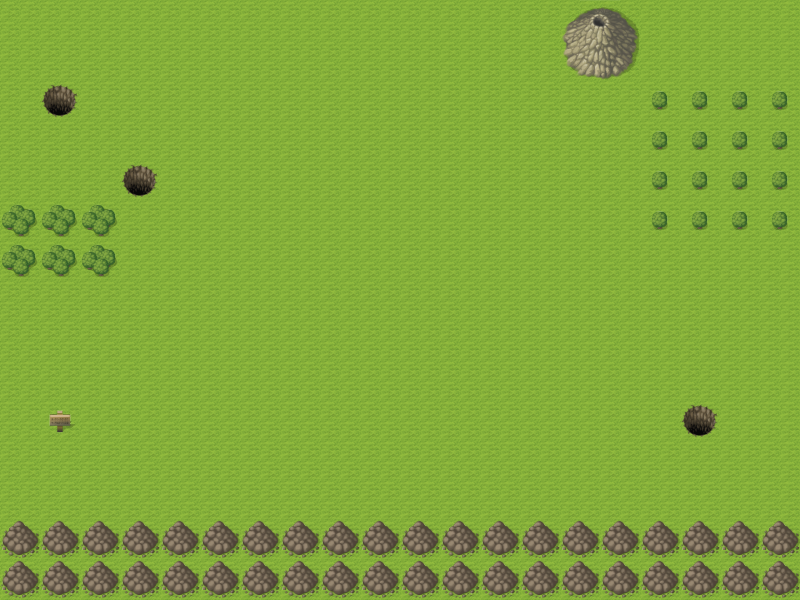

Below is a game level as drawn by its tile map, then a one-line description and the .tmx file that defines it, in full:
An orthogonal 20x15 tile map with 40x40 px tiles, 2 tile layers (_1, _2).

<map version="1.2" tiledversion="1.3.1" orientation="orthogonal" renderorder="right-down" compressionlevel="-1" width="20" height="15" tilewidth="40" tileheight="40" infinite="0" nextlayerid="3" nextobjectid="1">
 <tileset firstgid="1" source="pipo-map001.tsx" />
 <layer id="1" name="_1" width="20" height="15">
  <data encoding="csv">
1,1,1,1,1,1,1,1,1,1,1,1,1,1,1,1,1,1,1,1,
1,1,1,1,1,1,1,1,1,1,1,1,1,1,1,1,1,1,1,1,
1,1,1,1,1,1,1,1,1,1,1,1,1,1,1,1,1,1,1,1,
1,1,1,1,1,1,1,1,1,1,1,1,1,1,1,1,1,1,1,1,
1,1,1,1,1,1,1,1,1,1,1,1,1,1,1,1,1,1,1,1,
1,1,1,1,1,1,1,1,1,1,1,1,1,1,1,1,1,1,1,1,
1,1,1,1,1,1,1,1,1,1,1,1,1,1,1,1,1,1,1,1,
1,1,1,1,1,1,1,1,1,1,1,1,1,1,1,1,1,1,1,1,
1,1,1,1,1,1,1,1,1,1,1,1,1,1,1,1,1,1,1,1,
1,1,1,1,1,1,1,1,1,1,1,1,1,1,1,1,1,1,1,1,
1,1,1,1,1,1,1,1,1,1,1,1,1,1,1,1,1,1,1,1,
1,1,1,1,1,1,1,1,1,1,1,1,1,1,1,1,1,1,1,1,
1,1,1,1,1,1,1,1,1,1,1,1,1,1,1,1,1,1,1,1,
1,1,1,1,1,1,1,1,1,1,1,1,1,1,1,1,1,1,1,1,
1,1,1,1,1,1,1,1,1,1,1,1,1,1,1,1,1,1,1,1
</data>
 </layer>
 <layer id="2" name="_2" width="20" height="15">
  <data encoding="csv">
0,0,0,0,0,0,0,0,0,0,0,0,0,0,37,38,0,0,0,0,
0,0,0,0,0,0,0,0,0,0,0,0,0,0,45,46,0,0,0,0,
0,14,0,0,0,0,0,0,0,0,0,0,0,0,0,0,9,9,9,9,
0,0,0,0,0,0,0,0,0,0,0,0,0,0,0,0,9,9,9,9,
0,0,0,14,0,0,0,0,0,0,0,0,0,0,0,0,9,9,9,9,
10,10,10,0,0,0,0,0,0,0,0,0,0,0,0,0,9,9,9,9,
10,10,10,0,0,0,0,0,0,0,0,0,0,0,0,0,0,0,0,0,
0,0,0,0,0,0,0,0,0,0,0,0,0,0,0,0,0,0,0,0,
0,0,0,0,0,0,0,0,0,0,0,0,0,0,0,0,0,0,0,0,
0,0,0,0,0,0,0,0,0,0,0,0,0,0,0,0,0,0,0,0,
0,29,0,0,0,0,0,0,0,0,0,0,0,0,0,0,0,14,0,0,
0,0,0,0,0,0,0,0,0,0,0,0,0,0,0,0,0,0,0,0,
0,0,0,0,0,0,0,0,0,0,0,0,0,0,0,0,0,0,0,0,
13,13,13,13,13,13,13,13,13,13,13,13,13,13,13,13,13,13,13,13,
13,13,13,13,13,13,13,13,13,13,13,13,13,13,13,13,13,13,13,13
</data>
 </layer>
</map>
